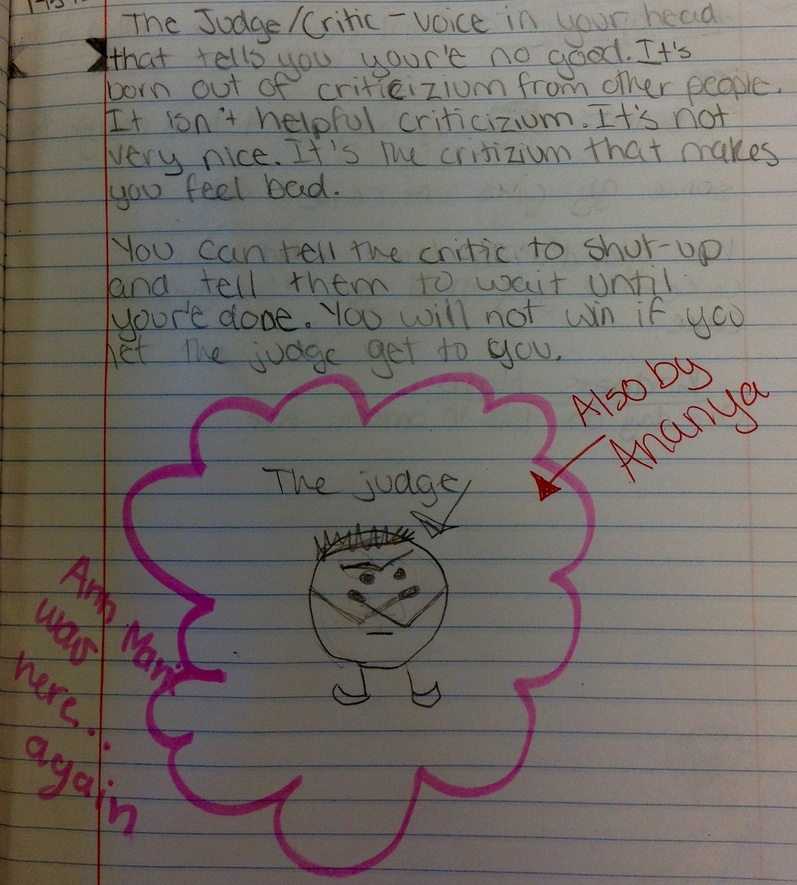
#> input picture src/opencv/src/py/img_1745.jpg, 797 x 885 px, shrunk from 1786 x 1983 before the run
$ python OTSU_application.py
#> lines starting #> are read from the running program, lines starting #| are printed output that depends on the picture; after the words box and inside, x2 and y2 are one past the last pixel; in counts of white or black regions, pixels touching at a corner belong together
#!/home/sagar/ROS/opencv/env/bin/python

import cv2 as cv
from matplotlib import pyplot as plt


class OTSU:
    """Application of OTSU thresholding"""
    def __init__(self):
        try:
            img = cv.imread("img_1745.jpg", 0)
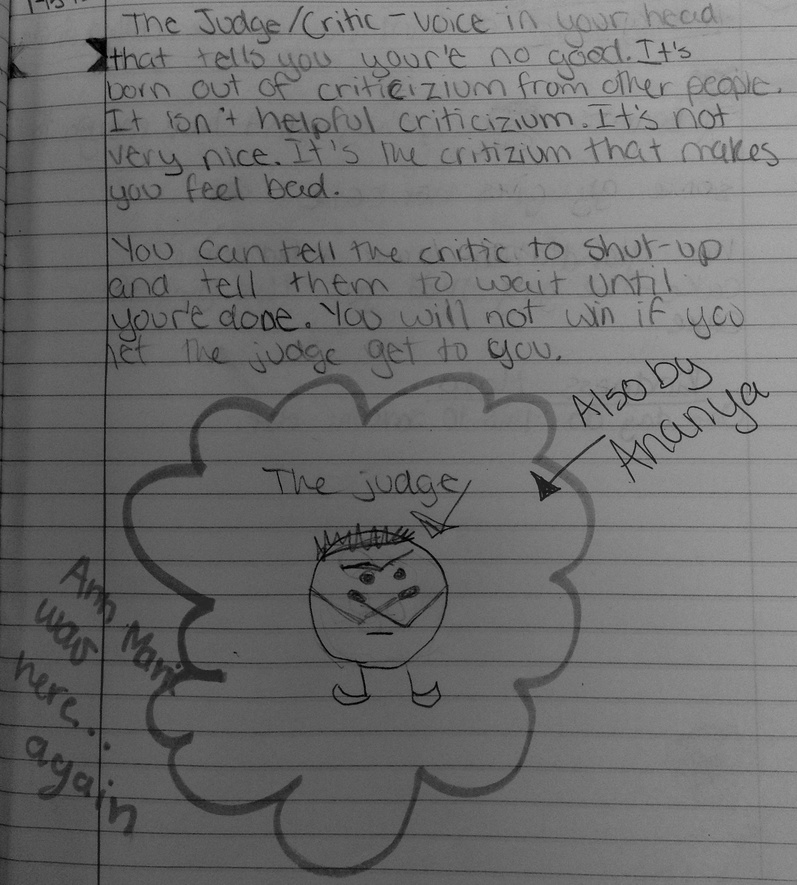
#> img: shape (885, 797); min 0, max 175, mean 110.1
            # OTSU thresholding
            ret, thresh = cv.threshold(img, 0, 200, cv.THRESH_BINARY + cv.THRESH_OTSU)
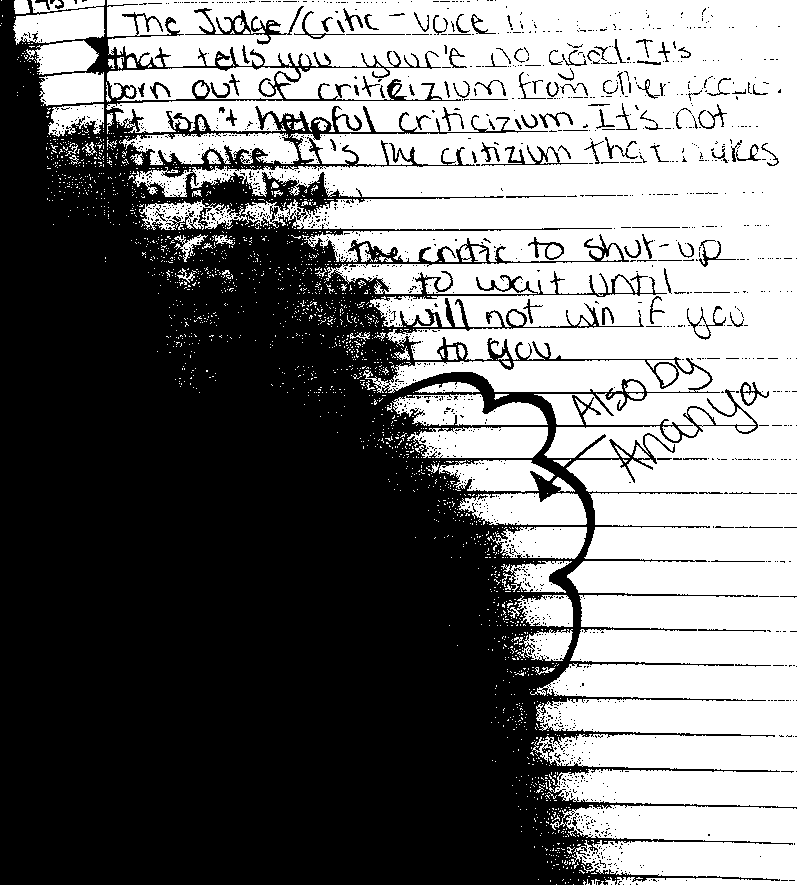
#> thresh: shape (885, 797); values 0 (black) and 200 (white), 46.4% white; 1971 white regions (1880 under 20 px), largest, box (x1, y1, x2, y2) and area: (106, 0, 797, 807) 266766, (550, 805, 797, 885) 15462, (107, 67, 299, 101) 4455
#> ret = 111
            plt.imshow(thresh, 'gray')
            plt.show()
        except cv.error:
            print("Can't read image file")


def main():
    OTSU()


if __name__ == '__main__':
    main()

$ run again, with src/opencv/src/py/f.jpg copied over src/opencv/src/py/img_1745.jpg
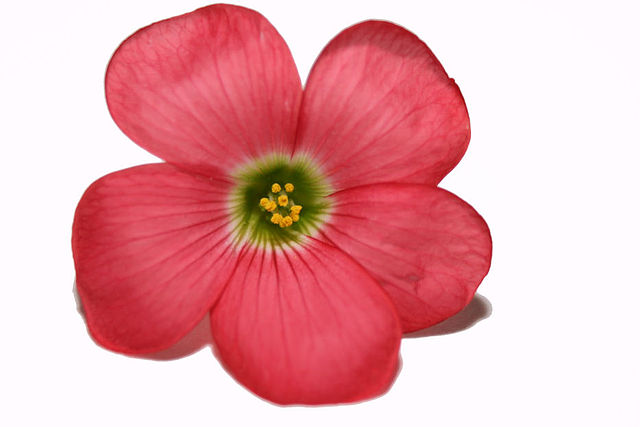
#> input picture src/opencv/src/py/f.jpg, 640 x 427 px
#> in __init__, `img = cv.imread("img_1745.jpg", 0)`:
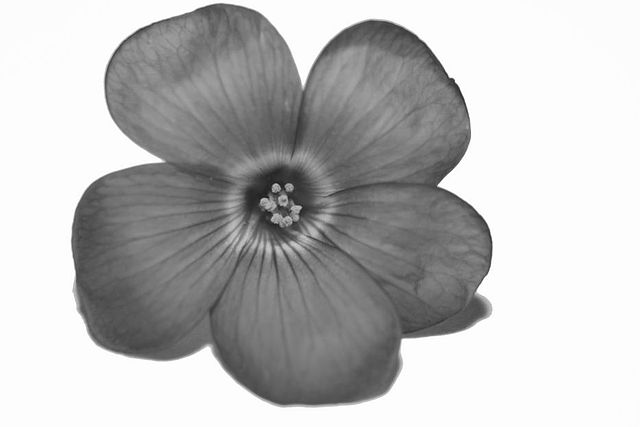
#> img: shape (427, 640); min 20, max 255, mean 188.1
#> in __init__, `ret, thresh = cv.threshold(img, 0, 200, cv.THRESH_BINARY + cv.THRESH_O..`:
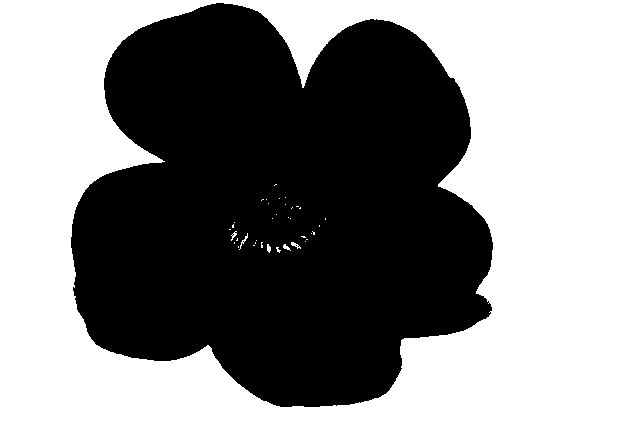
#> thresh: shape (427, 640); values 0 (black) and 200 (white), 53.3% white; 2 black regions (1 under 20 px), largest, box (x1, y1, x2, y2) and area: (71, 3, 493, 407) 127546
#> ret = 183
